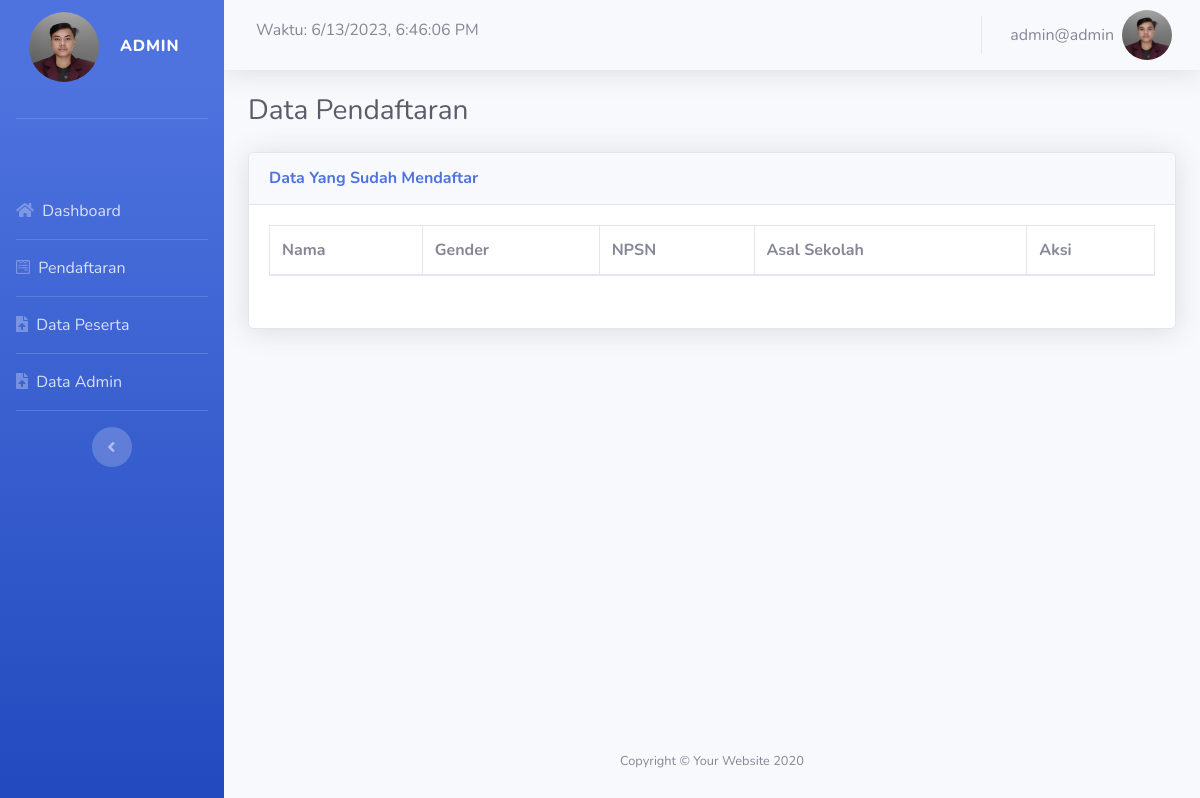
Page /admin/pendaftar.php (signed in) on the earlier database version.
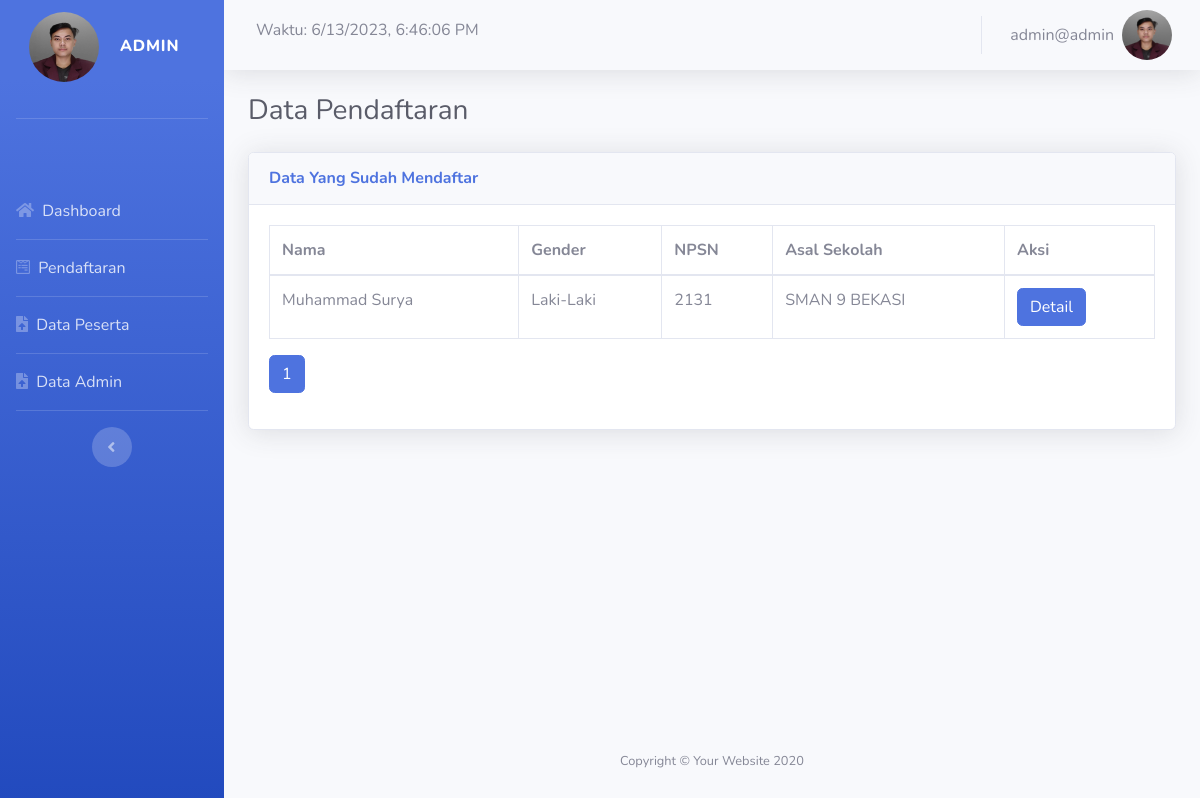
Same page on the later database version.
### tables this page shows
CREATE TABLE `pendaftar` (
  `userid` int(11) NOT NULL,
  `id_data` int(11) NOT NULL,
  `nama` varchar(50) NOT NULL,
  `jk` varchar(30) NOT NULL,
  `tmp_lahir` varchar(30) NOT NULL,
  `tgl_lahir` date DEFAULT NULL,
  `npsn` varchar(20) NOT NULL,
  `agama` text DEFAULT NULL,
  `asal_sekolah` varchar(30) NOT NULL,
  `alamat` varchar(30) NOT NULL,
  `foto` text DEFAULT NULL,
  `status` text NOT NULL DEFAULT 'Belum Terkonfirmasi'
);

### functions.php (called while the page is built, shortened)
<?php
$conn = mysqli_connect("localhost", "root", "", "ppdb1");
function query($query)
{
  global $conn;
  $result = mysqli_query($conn, $query);
  $rows = [];
  while ($row = mysqli_fetch_assoc($result)) {
    $rows[] = $row;
  }
  return $rows;
}

### admin/pendaftar.php (the view, shortened to what the changed rows need)
<?php
require "../functions.php";
$jmlHalamanPerData = 5;
$jumlahData = count(query("SELECT * FROM pendaftar"));
$jmlHalaman = ceil($jumlahData / $jmlHalamanPerData);
if (isset($_GET["halaman"])) {
  $halamanAktif = $_GET["halaman"];
} else {
  $halamanAktif = 1;
}
$awalData = ($jmlHalamanPerData * $halamanAktif) - $jmlHalamanPerData;
$pendaftar = query("SELECT * FROM pendaftar LIMIT $awalData, $jmlHalamanPerData");
?>
<!DOCTYPE html>
<html lang="en">
<head>
  <link href="../vendor/fontawesome-free/css/all.min.css" rel="stylesheet" type="text/css" />
  <link href="../assets/css/sb-admin-2.css" rel="stylesheet" />
</head>
<body id="page-top">
  <div id="wrapper">
    <div id="content-wrapper" class="d-flex flex-column">
      <div id="content">
        <div class="container-fluid">
          <h1 class="h3 mb-4 text-gray-800">Data Pendaftaran</h1>
          <div class="card shadow">
            <div class="card-body">
              <div class="table-responsive">
                <table class="table table-bordered" id="dataTable" width="100%" cellspacing="s0">
                  <thead>
                    <tr>
                      <th>Nama</th>
                      <th>Gender</th>
                      <th>NPSN</th>
                      <th>Asal Sekolah</th>
                      <th>Aksi</th>
                    </tr>
                  </thead>
                  <tbody>
                    <?php foreach ($pendaftar as $row) : ?>
                      <tr>
                        <td><?= $row["nama"]; ?></td>
                        <td><?= $row["jk"]; ?></td>
                        <td><?= $row["npsn"]; ?></td>
                        <td><?= $row["asal_sekolah"]; ?></td>
                        <td>
                          <a href="detail.php?id=<?= $row["id_data"]; ?>" class="btn btn-primary">Detail</a>
                        </td>
                      </tr>
                    <?php endforeach; ?>
                  </tbody>
                </table>
              </div>
              <ul class="pagination">
                <?php for ($i = 1; $i <= $jmlHalaman; $i++) : ?>
                  <?php if ($i == $halamanAktif) : ?>
                    <li class="page-item active"><a class="page-link" href="?halaman=<?= $i; ?>"><?= $i; ?></a></li>
                  <?php else : ?>
                    <li class="page-item "><a class="page-link" href="?halaman=<?= $i; ?>"><?= $i; ?></a></li>
                  <?php endif; ?>
                <?php endfor; ?>
              </ul>
            </div>
          </div>
        </div>
      </div>
    </div>
  </div>
</body>
</html>

Differences in the rows shown:
added pendaftar: nama "Muhammad Surya", jk "Laki-Laki", npsn "2131", asal_sekolah "SMAN 9 BEKASI"
Other differences:
new list line: "1"
